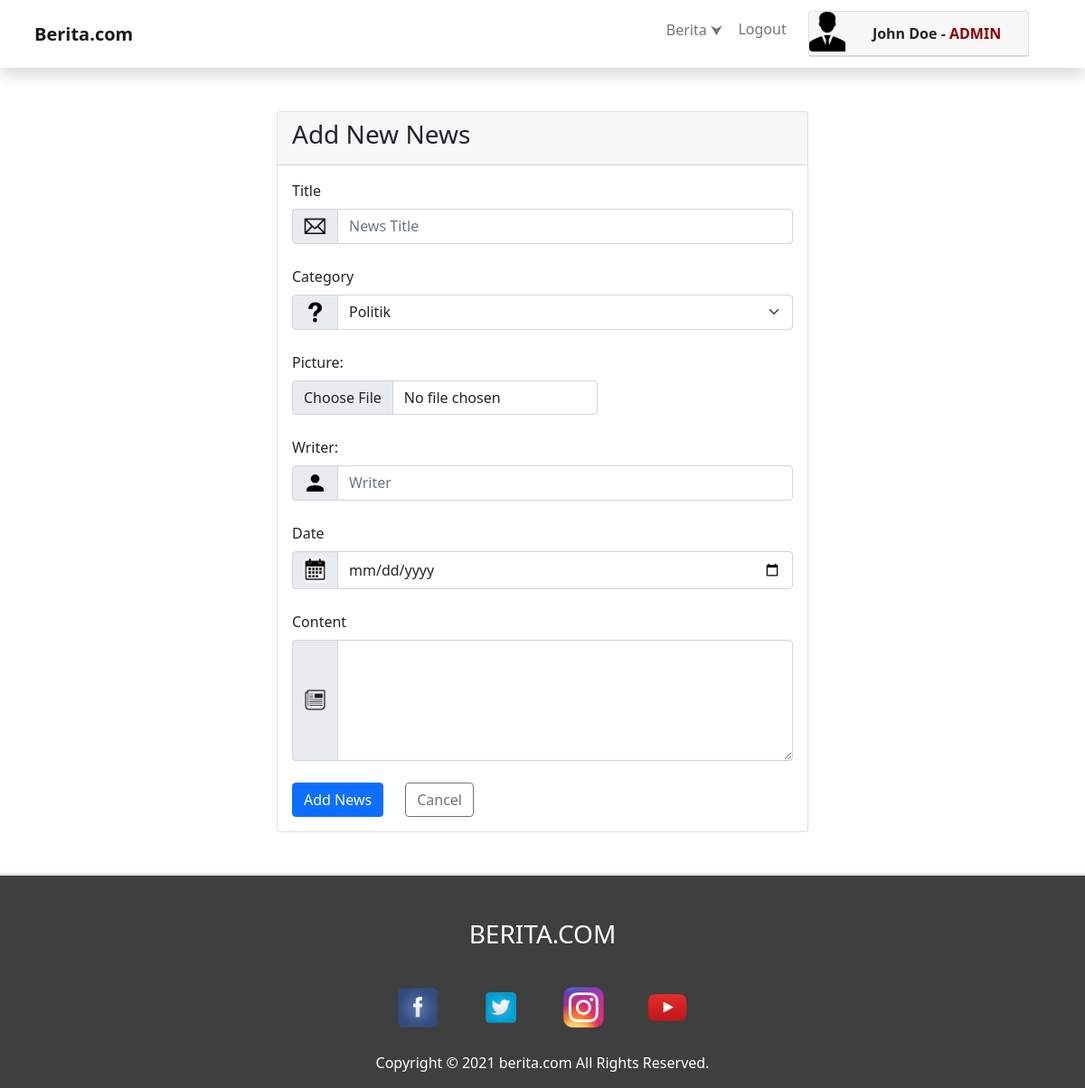
The app's page /view/add.php (signed in) with its own data.
### tables this page shows
CREATE TABLE `users` (
  `username` varchar(50) DEFAULT NULL,
  `pass` varchar(100) DEFAULT NULL,
  `salt` varchar(50) DEFAULT NULL,
  `firstName` varchar(50) DEFAULT NULL,
  `lastName` varchar(50) DEFAULT NULL,
  `birthDate` date DEFAULT NULL,
  `gender` varchar(20) DEFAULT NULL,
  `profilePicture` varchar(100) DEFAULT NULL
);

### model/navbar_fetch.php (called while the page is built)
<?php
$query = $db->prepare("SELECT * FROM users where username=:username");
$query->bindParam(":username", $_SESSION['username']);
$query->execute();
$user = $query->fetch();
?>

### view/navbar_admin.php (the view, shortened to what this page needs)
<!DOCTYPE html>
<html>
    <nav class="navbar navbar-expand-lg navbar-light sticky-top shadow" style="background-color: rgba(255,255,255,0.7);">
        <div class="container px-2 py-1">
            <a class="navbar-brand fw-bold" href="home.php">Berita.com</a>
            <div class="collapse navbar-collapse" id="navbarResponsive">
                <ul class="navbar-nav text-center ms-auto me-4 my-3 my-lg-0">
                    <?php
                        include '..\model\navbar_fetch.php';
                        if(isset($_SESSION['username'])){ ?>
                            <li class="nav-item">
                                <div class="btn-group" style="display: block">
                                    <a type="button" class="btn nav-link" id="newsBtn">Berita &#11167</a>
                                </div>
                            </li>
                            <li class="nav-item"><a class="nav-link me-lg-3" href="..\controller\logout.php">Logout</a></li>
                            <li class="nav-item">
                                <div class="card mx-auto my-auto">
                                    <div class="card-header p-0">
                                        <div class="row g-0">
                                            <div class="col-sm-2">
                                                <img src="..\assets\profilePictures\<?= $user['profilePicture'] ?>" width="100" height="100" class="img-fluid rounded-start">
                                            </div>
                                            <div class="col-sm-10" style="padding-top: 5%; padding-bottom: 5%">
                                                <?php if($_SESSION['admin'] == true){ ?>
                                                    <b><?= $user['firstName'] . " " . $user['lastName'] . " - " . "<span style='color: darkred'><b>ADMIN</b></span>"?></b>
                                                <?php }
                                                else{ ?>
                                                    <b><?= $user['firstName'] . " " . $user['lastName'] . " - " . "<span style='color: darkgreen'>GUEST</b></span>"?></b>
                                                <?php } ?>
                                            </div>
                                        </div>
                                    </div>
                                </div>
                            </li>
                        <?php }
                        else{ ?>
                            <li class="nav-item"><a class="nav-link me-lg-3" href="login.php">Login</a></li>
                        <?php }
                    ?>
                </ul>
            </div>
        </div>
    </nav>
</html>

### records on screen
users: profilePicture (picture), firstName "John", lastName "Doe"
